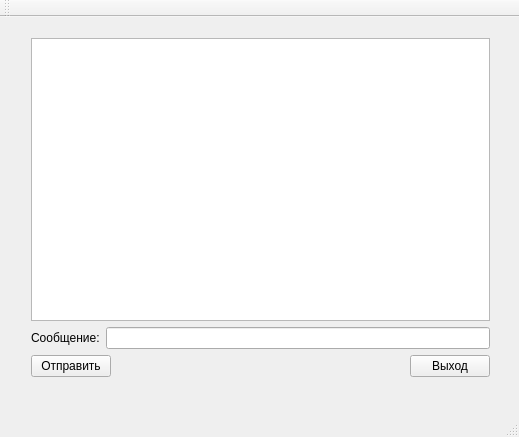
<?xml version="1.0" encoding="UTF-8"?>
<ui version="4.0">
 <class>MainWindow</class>
 <widget class="QMainWindow" name="MainWindow">
  <property name="geometry">
   <rect>
    <x>0</x>
    <y>0</y>
    <width>519</width>
    <height>437</height>
   </rect>
  </property>
  <property name="windowTitle">
   <string>MainWindow</string>
  </property>
  <widget class="QWidget" name="centralWidget">
   <widget class="QWidget" name="verticalLayoutWidget">
    <property name="geometry">
     <rect>
      <x>20</x>
      <y>10</y>
      <width>481</width>
      <height>361</height>
     </rect>
    </property>
    <layout class="QVBoxLayout" name="verticalLayout">
     <item>
      <widget class="QListView" name="listView"/>
     </item>
     <item>
      <layout class="QHBoxLayout" name="horizontalLayout_2">
       <item>
        <widget class="QLabel" name="label">
         <property name="text">
          <string>Сообщение:</string>
         </property>
        </widget>
       </item>
       <item>
        <widget class="QLineEdit" name="lineEdit"/>
       </item>
      </layout>
     </item>
     <item>
      <layout class="QHBoxLayout" name="horizontalLayout">
       <item>
        <widget class="QPushButton" name="sendPushButton">
         <property name="text">
          <string>Отправить</string>
         </property>
        </widget>
       </item>
       <item>
        <spacer name="horizontalSpacer">
         <property name="orientation">
          <enum>Qt::Horizontal</enum>
         </property>
         <property name="sizeHint" stdset="0">
          <size>
           <width>40</width>
           <height>20</height>
          </size>
         </property>
        </spacer>
       </item>
       <item>
        <widget class="QPushButton" name="quitPushButton">
         <property name="text">
          <string>Выход</string>
         </property>
        </widget>
       </item>
      </layout>
     </item>
    </layout>
   </widget>
  </widget>
  <widget class="QMenuBar" name="menuBar">
   <property name="geometry">
    <rect>
     <x>0</x>
     <y>0</y>
     <width>519</width>
     <height>21</height>
    </rect>
   </property>
  </widget>
  <widget class="QToolBar" name="mainToolBar">
   <attribute name="toolBarArea">
    <enum>TopToolBarArea</enum>
   </attribute>
   <attribute name="toolBarBreak">
    <bool>false</bool>
   </attribute>
  </widget>
  <widget class="QStatusBar" name="statusBar"/>
 </widget>
 <layoutdefault spacing="6" margin="11"/>
 <resources/>
 <connections/>
</ui>
